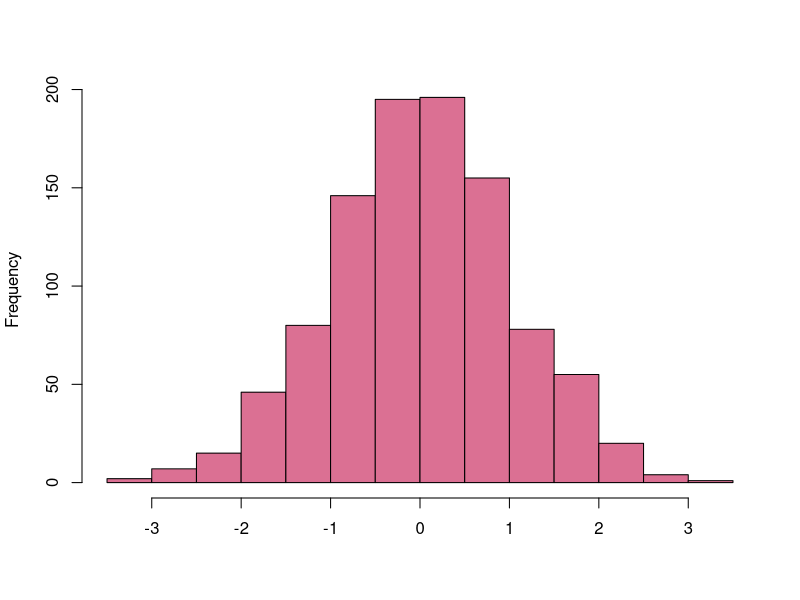
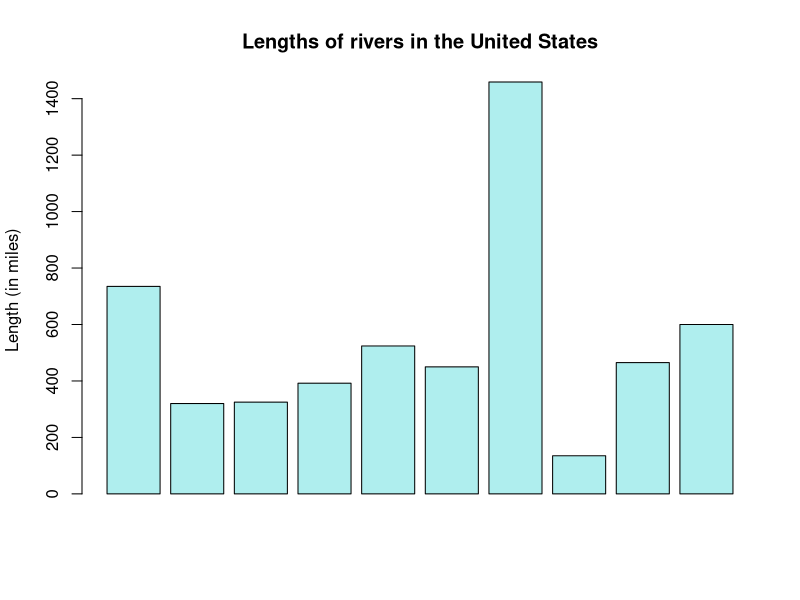
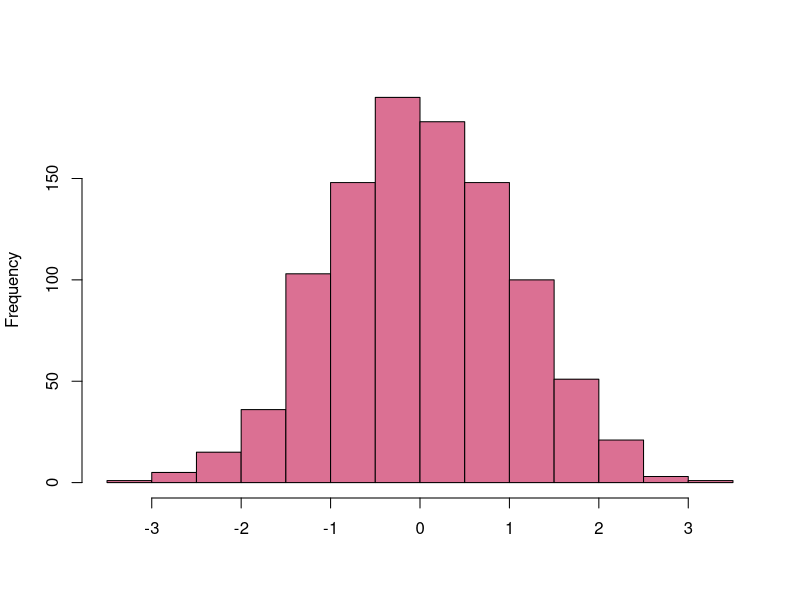
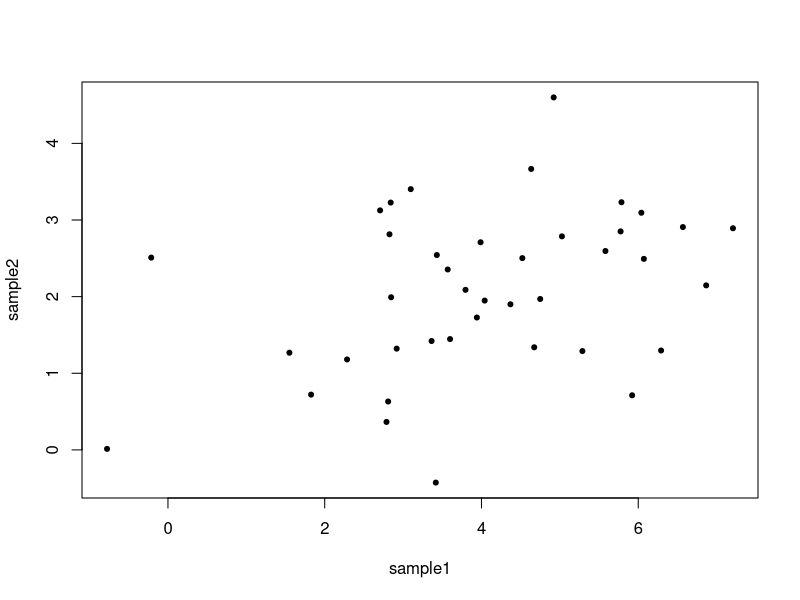
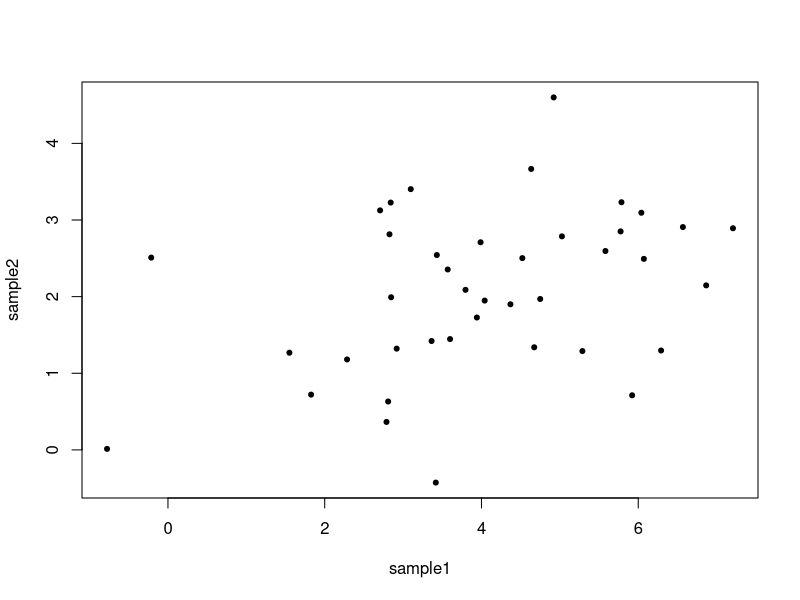
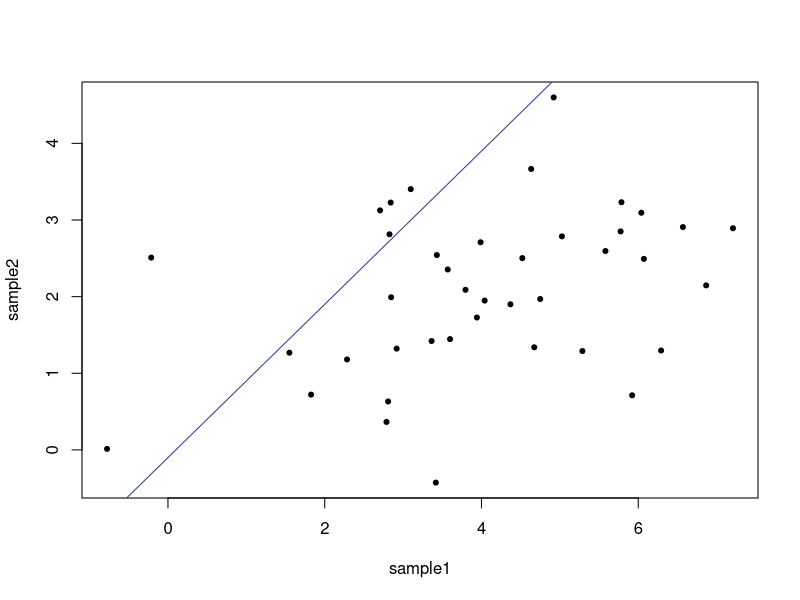
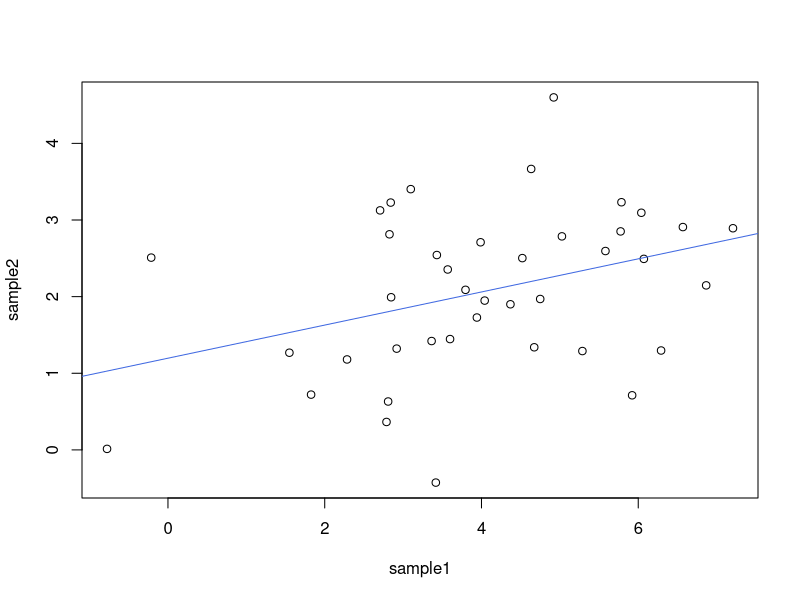
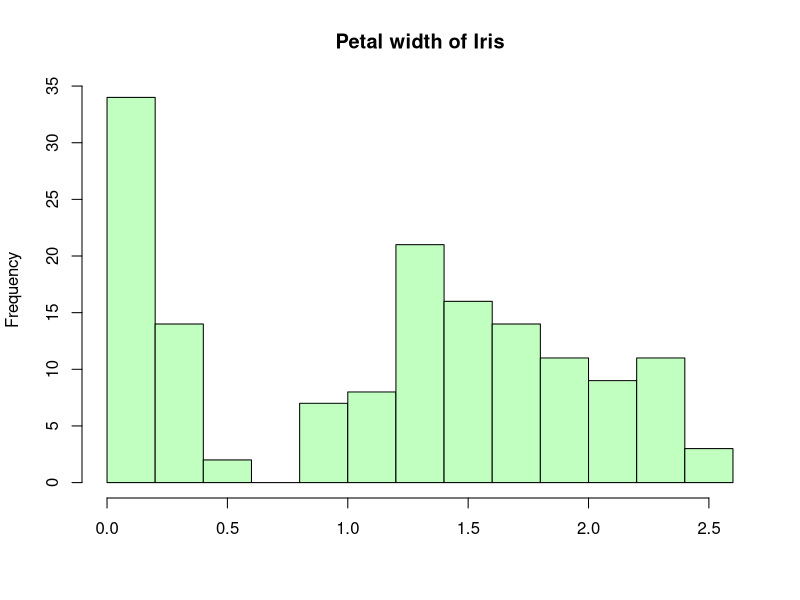

The R source for these figures, in order: (Note: this script raises an error after producing the figures.)
## ---- chunk 1
7 + 4
3^2
10 %% 7
## ---- chunk 2
7 == 4
3 > 2
7 != 4
## ---- chunk 3
a <- (12 + 180) * 3
a
## ---- chunk 4
5 + 5  # this adds five and five 

# 10 + 10 this does not add ten and ten 
## ---- chunk 5
a <- 8 * 10
b <- 2 * 10
d <- a * b
d

# This is equivalent to: 
d <- 8 * 10 * 2 * 10
d
## ---- chunk 6
a <- c(3, 4, 5)
a
b <- c(3.24, 4.57, 5.03)
b
## ---- chunk 7
pets <- c("dog", "cat", "bird")
pets
## ---- chunk 8
# Make objects 
a <- sqrt(4 * 7)
b <- 6 * 5
g <- 9 * 2

# Combine
d <- c(a, b, g)
d
## ---- chunk 9
x <- 1:10
x
## ---- chunk 10
x <- seq(from = 1, to = 20, by = 2)
x
## ---- chunk 11
# create a vector 
height <- c(76, 72, 74, 74, 78)
height

height[1]  # extract the 1st element in the vector 
height[5]  # extract the 5th element
## ---- chunk 12
height <- c(76, 72, 74, 74, 78)

height[-1]
## ---- chunk 13
# Create a vector with named elements 
temp <- c(monday = 28.1, tuesday = 28.5, wednesday = 29.0, thursday = 30.1, friday = 30.2)
temp

temp["wednesday"]
temp[3]
## ---- chunk 14
y <- 5:50
y

y[y <= 10]   # extract all elements less than or equal to 10
y[y < 10 & y != 5]   # extract all elements less than 10 that are not equal to 5
## ---- chunk 15
seq(1, 10, 1)
seq(from = 1, to = 10, by = 1)
## ---- chunk 16
sum(c(3, 4, 5))
## ---- chunk 17
mean(seq(5, 100, 5))
## ---- chunk 18
x <- seq(5, 100, 5)

# use the vector x as the input to the function
mean(x)
## ---- chunk 19
help(mean)
## ---- chunk 20
?mean   # Same as help(mean) 
## ---- chunk 21
??robust
## ---- chunk 22
# two ways to load packages:
library(ggplot2)
require(ggplot2)
## ---- chunk 23
norm <- rnorm(n = 1000, mean = 0, sd = 1)  # create a vector of samples from a standard normal dist.
head(norm)  # view the first six elements of the vector
hist(norm, col = "palevioletred", main = "", xlab = "", ylab = "Frequency")  # plot the vector of samples as a histogram
## ---- chunk 24
# use the R dataset of the length of rivers in the United States (a univariate data set)
head(rivers)
barplot(height = rivers[1:10], col = "paleturquoise", main = "Lengths of rivers in the United States", ylab = "Length (in miles)")
## ---- chunk 25
# generate and visualize 100 random samples from a standard normal distribution
sample <- rnorm(1000)
hist(sample, col = "palevioletred", main = "", xlab = "", ylab = "Frequency")
## ---- chunk 26
x <- 1:100
sample(x, size = 20)  # sample without replacement
sample(x, size = 20, replace = TRUE)  # sample with replacement
## ---- chunk 27
sample1 <- rnorm(n = 40, mean = 4, sd = 2)  # random sample from a normal dist.
sample2 <- rnorm(n = 40, mean = 2, sd = 1)  # random sample from a different normal dist.
plot(formula = sample2 ~ sample1, pch = 20)
## ---- chunk 28
plot(x = sample1, y = sample2, pch = 20)
## ---- chunk 29
plot(sample1, sample2, pch = 20)
abline(a = -0.1, b = 1, col="royalblue4")
## ---- chunk 30
plot(sample1, sample2)
abline(lm(sample2 ~ sample1), col="royalblue")
## ---- chunk 31
head(trees)  # pre-loaded dataset in R - measurements of black cherry trees
## ---- chunk 32
head(iris)
## ---- chunk 33
head(iris)
## ---- chunk 34
iris[1, 1]  # first row, first column
iris[3, 3]  # third row, third column
## ---- chunk 35
iris[2, ]  # subset the entire second row 
iris[, 2]  # subset the entire second column 
## ---- chunk 36
iris[c(5, 7, 9), 1:2]
## ---- chunk 37
petal <- iris$Petal.Width  # subset of the column petal width

hist(petal, col = "darkseagreen1", main = "Petal width of Iris", xlab = "", ylab = "Frequency")  # make a histogram of petal width frequency
## ---- chunk 38
logi <- petal > 1  # which petal widths are greater than 1?
head(logi)

iris.subset <- iris[logi, ]  # subset of iris only including individuals where petal width is greater than 1

head(iris.subset)
## ---- chunk 39
iris.subset <- iris[iris$Petal.Length == 4,]
head(iris.subset)
## ---- chunk 40
versicolor.only <- iris[iris$Species == "versicolor", ]
head(versicolor.only)
## ---- chunk 41
versicolor.4 <- iris[iris$Petal.Length > 4 & iris$Species == "versicolor", ]  # subset of observations or only I. versicolor where petal length is greater than 4
head(versicolor.4)
## ---- chunk 42
df <- data.frame(x = 1:5, y = 6:2)
df
## ---- chunk 43
df <- data.frame(df, z = 41:45)  # adding new column z to previous df
df
## ---- chunk 44
df$z <- 41:45
df
## ---- chunk 45
df.subset <- df[, -3]
df.subset
## ---- chunk 46
df$z <- NULL
df
## ---- chunk 47
a <- matrix(1:9, ncol = 3, nrow = 3)
a
b <- as.data.frame(a)  # convert matrix to df

diag(b)  # function fails with df
diag(a)  # works with matrix

## ---- chunk 48
a <- matrix(1:9, ncol = 3, nrow = 3)
a
a[2, 2]
a[2, ]
## ---- chunk 49
getwd()
## ---- chunk 50
for (i in 1:5) {
    print(i)
}
## ---- chunk 51
x <- 1:10  # vector
x[6]   # vectors have one dimension
x[c(2, 6, 9)] 

m <- matrix(data = seq(0.1, 10, .1), nrow = 10, ncol = 10)  # matrix
m[6, 6]  # matrices have two dimensions
m[6, ]
## ---- chunk 52
x <- 1:10

sum(x)
mean(x)
## ---- chunk 53
for (i in 1:3) {
  print(i)
}
## ---- chunk 54
for (i in 1:4) {
    print(i^2)
}
## ---- chunk 55
x <- 2

for (i in 1:4) {
    x <- x^2
    print(x)
}
## ---- chunk 56
dogs <- 10
for (i in 1:5) {
    dogs <- dogs + 1
}
## ---- chunk 57
nameVector <- c("Harry", "Hermione", "Ron")

for (i in 1:length(nameVector)) {
    print(paste("Hi,", nameVector[i], sep = " "))
}
## ---- chunk 58
length(nameVector)  # the # of positions in nameVector

nameVector[1]  # the 1st position in nameVector

# combine text and index of a vector
paste("Hi,", nameVector[1], sep = " ") 
## ---- chunk 59
nameVector <- c("Harry", "Hermione", "Ron")

for (i in 1:length(nameVector)) {
    print(paste("Hi,", nameVector[i], sep = " "))
}
## ---- chunk 60
nameVector <- c("Harry", "Hermione", "Ron")

for (i in 1:length(nameVector)) {
    paste("Hi,", nameVector[i], sep = " ")
}
## ---- chunk 61
x <- c(1, 2, "blue")
x
typeof(x)
## ---- chunk 62
a <- list(numeric = seq(0, 0.25, 0.01), integer = 10:20, logical = c(TRUE, FALSE, FALSE), character = c("open", "closed", "closed", "open"))
a
## ---- chunk 63
x <- c(1, 2, 3, 4, 5)
y <- c(3, 6, 8, 10)

v <- c(x, y)  # create a vector
str(v)
l <- list(x, y)  # create a list
str(l)

v[2]  # index a vector 

l[[2]]  # index a list 
## ---- chunk 64
b <- list(1:4, c(3.25, 6.75, 8.175, 4.5), c("apples", "bananas", "oranges", "pears"))
b[2]  # returns a list
str(b[2])

b[[2]]  # returns numbers from list
str(b[[2]])
## ---- chunk 65
b[1] * b[2]  # can't do arithmatic on lists

b[[1]] * b[[2]]  # can do arithmatic on numbers
## ---- chunk 66
b[[2]]  # 2nd element of list 
b[[2]][2]  # 2nd element of 2nd element of list 
## ---- chunk 67
outputs <- c()  # create a blank vector

x <- rnorm(n = 10, mean = 1, sd = 0.5)  # vector that we will use in the loop

for (i in 1:length(x)) {
  outputs[i] <- x[i] * 10
}
outputs
## ---- chunk 68
output <- list()
for (x in 1:10) {
  output[x] <- sum(x + x^2)
}

output2 <- list()
for (x in 1:11) {
  output2[x + 1] <- sum(x + x^2)
}
## ---- chunk 69
if (3 > 2) {
  print("Yes")
}
## ---- chunk 70
x <- 1:5

for (i in 1:length(x)) {
  if (x[i] > 3) {
    print(paste(x[i],"is greater than 3"))
  }
  if (x[i] <= 3) {
    print(paste(x[i],"is less than or equal to 3"))
  }
}
## ---- chunk 71
x <- rpois(100, lambda = 2)
output <- c()

for (i in 1:length(x)) {
  if (x[i] == 0) {  # execute the code in this if statement in one special case
    next
  } else {  # for every other case, execute this code
    output[i] <- x[i]^2
  }
}
output
## ---- chunk 72
for (i in 1:length(x)) {
  if (x[i] > 3){
    break
    }
  if (x[i] <= 3) {
    print(paste(x[i],"is less than or equal to 3"))
    }
}
## ---- chunk 73
for (i in 1:length(x)) {
  if (x[i] == 4) {
    next
    }
  if (x[i] > 3) {
    print(paste(x[i],"is greater than 3"))
    }
  if (x[i] <= 3) {
    print(paste(x[i],"is less than or equal to 3"))
    }
  }
## ---- chunk 74
M <- matrix(rnorm(9), ncol = 3, nrow = 3)
M
apply(M, 1, median)  # median of rows 
apply(M, 2, median)  # median of columns 
## ---- chunk 75
med.M <- c()

for (i in 1:3) {
    med.M[i] <- median(M[, i])
}

med.M
## ---- chunk 76
# define a function, f
f <- function(x, y) {
  x + y
}

# call function f
f(x = 1, y = 3) 
## ---- chunk 77
x <- 2  # variable defined outside the function

g <- function() {
    y <- 1  # variable defined inside the function 
    c(x, y) 
}

g()  # function g looks for x one level above (in global environment)
## ---- chunk 78
f1 <- function(a, b) {
    x <- a + b 
    y <- (a + b)^2
    z <- a/b
}

f1(1, 2)  # doesn't return anything

f2 <- function(a, b) {
    x <- a + b 
    y <- (a + b)^2
    z <- a/b
    c(x, y, z)  # same result as writing return(c(x, y, z))
}

f2(1, 2)  # returns x, y, and z
## ---- chunk 79

params <- c(5, 25)
params

f3 <- function(p) {
    alpha <- p[1]
    beta <- p[2]
    alpha * beta
}

f3(params)
## ---- chunk 80
subtract <- function(a = 5, b = 2) {
    return(a - b)
}

subtract()
subtract(3, 6)
## ---- chunk 81
f4 <- function(x) {
  output <- c()
  for (i in 1:ncol(x)) {
    if(class(x[, i]) != "numeric") {
      output[i] <- NA
    }
    if(class(x[, i]) == "numeric") {
      output[i] <- mean(x[, i])
    }
  }
  names(output) <- colnames(x)
  return(output)
}
f4(iris)
## ---- chunk 82
plot(x = iris$Species, y = iris$Sepal.Length)

library(ggplot2)
ggplot(data = iris, aes(x = Species, y = Sepal.Length)) + geom_boxplot() + theme_classic()
## ---- chunk 83
library(ggplot2)
ggplot(data = iris, aes(x = Sepal.Length, y = Sepal.Width)) + geom_point()
## ---- chunk 84
state <- data.frame(state.x77, state.region, state.abb)
stateplot <- ggplot(data = state, aes(x = Population, y = Area))
stateplot + geom_point()
## ---- chunk 85
ggplot(data = state, aes(x = Population, y = Area)) + geom_point(size = 3)
## ---- chunk 86
ggplot(data = state, aes(x = Illiteracy, y = Murder, color = state.region)) + geom_point(size = 2)
## ---- chunk 87
ggplot(data = state, aes(x = Life.Exp, y = HS.Grad, color = state.region, shape = state.region)) + geom_point(size = 2)
## ---- chunk 88
d2 <- diamonds[sample(1:nrow(diamonds), 1000), ]
## ---- chunk 89
ggplot(data = d2, aes(x = carat, y = price, color = color)) + geom_point()
## ---- chunk 90
ggplot(iris, aes(x = Species,y = Sepal.Length)) + geom_boxplot()
## ---- chunk 91
ggplot(faithful, aes(x = waiting)) + geom_histogram(binwidth = 8, color = "black", fill = "paleturquoise")
## ---- chunk 92
ggplot(iris, aes(x = Species, y = Sepal.Length)) + geom_bar(stat = "identity")
## ---- chunk 93
ggplot(mtcars, aes(x = wt, y = mpg, color = as.factor(cyl))) + geom_line()
## ---- chunk 94
ggplot(faithful, aes(waiting)) + geom_density(fill = "thistle")
## ---- chunk 95
ggplot(iris, aes(Sepal.Length)) + geom_histogram() + facet_grid(Species ~ .)
## ---- chunk 96
ggplot(iris, aes(Sepal.Length)) + geom_histogram() + facet_grid(. ~ Species)
## ---- chunk 97
ggplot(iris, aes(x = Sepal.Length, y = Sepal.Width, color = Species)) + geom_point() + stat_smooth(method = "lm")
## ---- chunk 98
ggplot(data = state, aes(x = Population, y = Area, color = state.region)) + scale_y_log10() + scale_x_log10() + geom_point()
## ---- chunk 99
ggplot(data = state, aes(x = Population, y = Area, color = state.region)) + scale_y_log10() + scale_x_log10() + geom_point() + scale_colour_manual(values = c("palegreen3","palevioletred3","peachpuff3", "paleturquoise3"))
## ---- chunk 100
ggplot(data = state, aes(x = Life.Exp, y = HS.Grad, color = state.region, shape = state.region)) + geom_point(size = 2) + labs(title = "US States, 1977", x = "Life expectancy (in years)", y = "High school graduation rate (percent)")
## ---- chunk 101
ggplot(data = state, aes(x = Life.Exp, y = HS.Grad, color = state.region, shape = state.region)) + geom_point(size = 2) + labs(title = "US States, 1977", x = "Life expectancy (in years)", y = "High school graduation rate (percent)") + geom_text(aes(label = state.abb, size = 2, hjust = 0, vjust = 0))
## ---- chunk 102
ggplot(iris, aes(Species, Sepal.Length)) + geom_bar(stat = "identity") + theme_classic(base_family = "Helvetica", base_size = 14)
## ---- chunk 103
xvar <- rnorm(100)
yvar <- rnorm(100)
df <- data.frame(xvar, yvar)  # coerce to data frame 
ggplot(df, aes(xvar, yvar)) + geom_point()
## ---- chunk 104
df <- data.frame(spA = rnorm(100,50,1),
           spB = rnorm(100,75,5),
           spC = rnorm(100,20,0.5),
           spD = rnorm(100,25,0.75))
## ---- chunk 105
head(df)
dim(df)
## ---- chunk 106
df2 <- data.frame(species = rep(c("A","B","C","D"), 100), weight = rnorm(400, 75, 5))
## ---- chunk 107
head(df2)
dim(df2)
## ---- chunk 108
# make some fake "wide" data
df <- data.frame(A = rnorm(100, 50, 6), B = rnorm(100, 75, 5), C = rnorm(100, 50, 4), D = rnorm(100, 55, 3))
head(df)
## ---- chunk 109
library(reshape2)
df2 <- melt(data = df)
head(df2)
dim(df2)
## ---- chunk 110
ggplot(df2, aes(x = value)) + geom_histogram() + facet_grid(. ~ variable)
